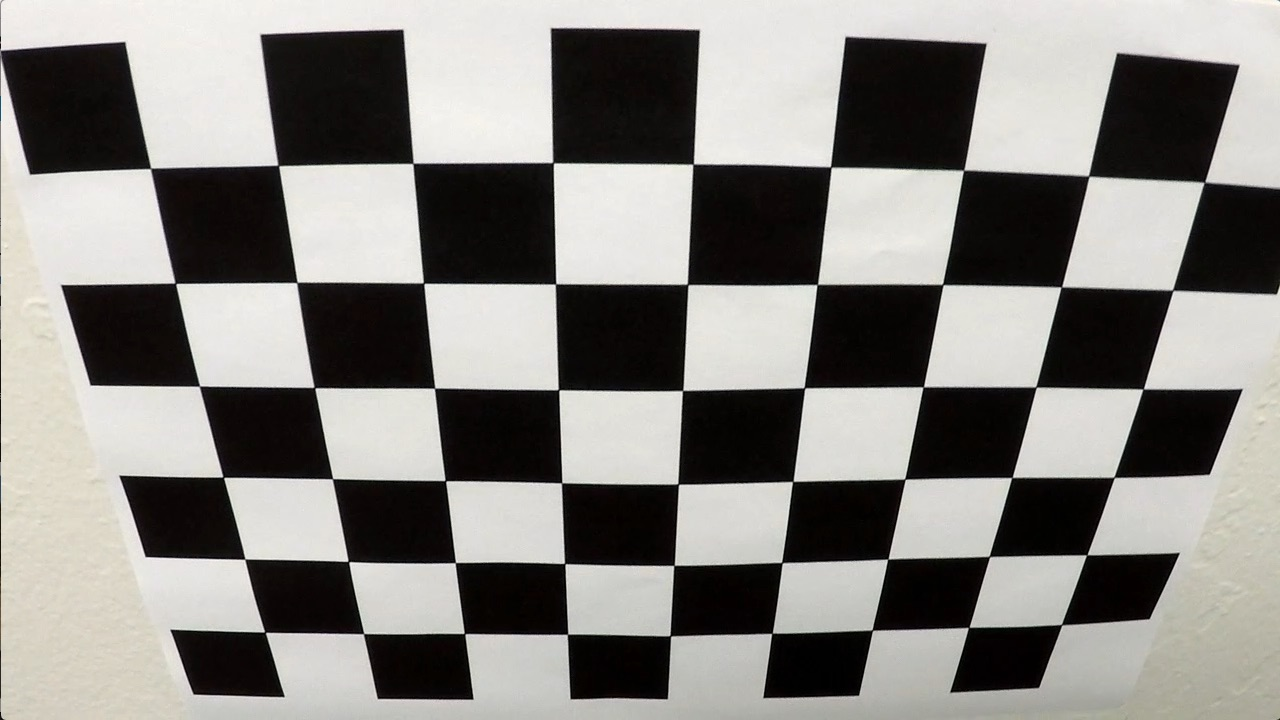
#> input picture camera_cal/calibration2.jpg, 1280 x 720 px; the run also reads 1 picture not shown here
$ jupyter execute --allow-errors project.ipynb   (shell and % lines are left out)   (older library calls are emulated)
#> lines starting #> are read from the running program, lines starting #| are printed output that depends on the picture; after the words box and inside, x2 and y2 are one past the last pixel; in counts of white or black regions, pixels touching at a corner belong together
[cell 1]

import numpy as np
import cv2
import matplotlib.pyplot as plt
import matplotlib.image as mpimg

# Calibration image properties
nx = 9 # number of inside corners in x
ny = 6 # number of inside corners in y

# Show example calibration image
fname = 'camera_cal/calibration2.jpg'
img = mpimg.imread(fname)
#> img is the input picture: shape (720, 1280, 3); mean R, G, B 134.4, 132.4, 128.5
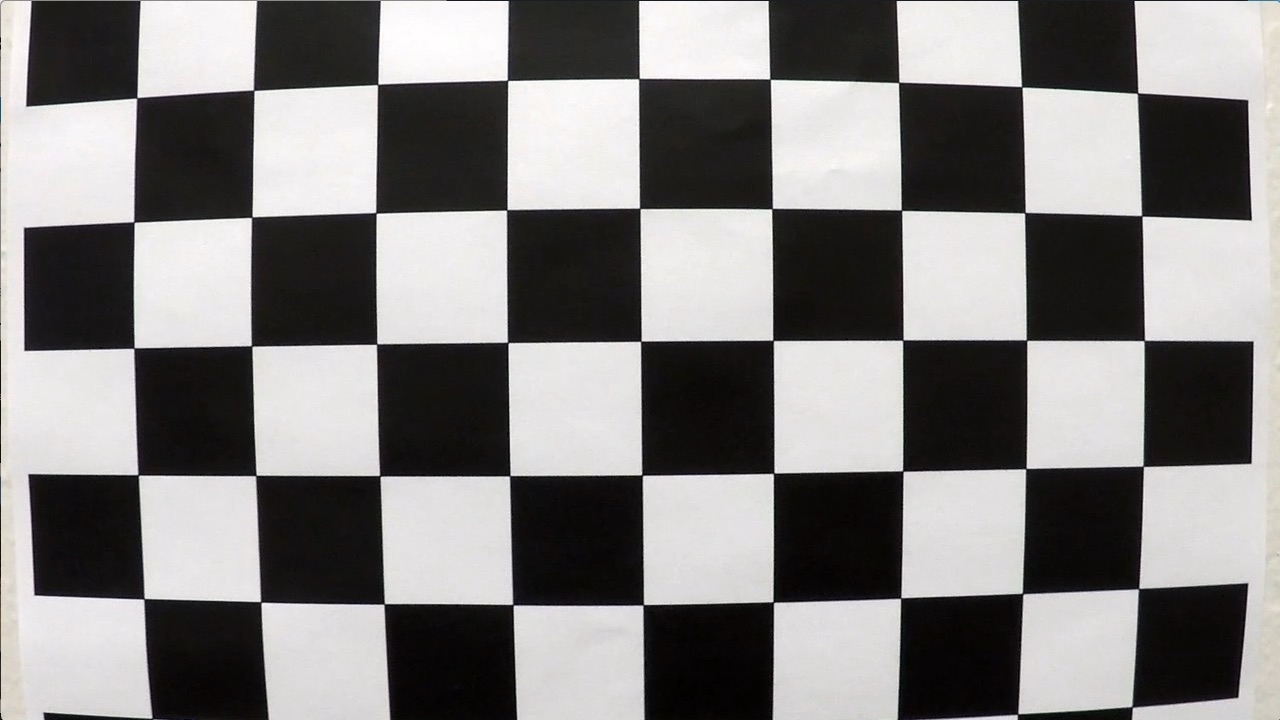
#> input picture camera_cal/calibration1.jpg, 1280 x 720 px
#> further down, img is the input picture: shape (720, 1280, 3); mean R, G, B 130.1, 128.4, 127.8
#> `ret, corners = cv2.findChessboardCorners(gray, (nx, ny), None)`: ret = False; corners = None

plt.imshow(img)

[cell 2]
import glob

# List all calibration images
images = glob.glob('camera_cal/calibration*.jpg')

# Arrays to store object points and image points from all the calibration images
objpoints = [] # 3D points in real world space
imgpoints = [] # 2D points in image plane

# Prepare object points, like (0,0,0), (1,0,0), (2,0,0), ..., (8,5,0)
objp = np.zeros((nx*ny, 3), np.float32)
objp[:,:2] = np.mgrid[0:9,0:6].T.reshape(-1,2) # (x,y) coordinates

#> (the rest of this cell did not finish here and is left out)

[cell 3]
# TODO: Write a function that takes an image, object points, and image points
# performs the camera calibration, image distortion correction and
# returns the undistorted image
def cal_undistort(img, objpoints, imgpoints):

    # Calibrate camera
    ret, mtx, dist, rvecs, tvecs = cv2.calibrateCamera(objpoints, imgpoints, img.shape[0:2], None, None)
#> ret = 0.714; mtx = [[737.2, 0, 466.5], [0, 560.8, 623.9], [0, 0, 1]]; dist = [[-0.0616, -0.0725, -0.053, 0.0274, 0.0478]]; rvecs = ([0.27, -0.164, -0.0427],); tvecs = ([1.24, -6.02, 12.79],)

    # Undistort image
    undist = cv2.undistort(img, mtx, dist, None, mtx)

    return undist

img = mpimg.imread('camera_cal/calibration2.jpg')
undist = cal_undistort(img, objpoints, imgpoints)

plt.figure()
plt.imshow(img)

plt.figure()
plt.imshow(undist)

mpimg.imsave('output_images/undistorted.jpg', undist)

[cell 4]
def warp(img):

    # Four source coordinates
    src = np.float32(
        [[579, 460],
         [704, 460],
         [1020, 660],
         [285, 660]])

    # Four desired coordinates
    dst = np.float32(
        [[280, 200],
         [1000, 200],
         [1000, 700],
         [280, 700]])

    img_size = (img.shape[1], img.shape[0])

    M = cv2.getPerspectiveTransform(src, dst)

    # [6 lines of commented-out code are left out]

    warped = cv2.warpPerspective(img, M, img_size, flags=cv2.INTER_LINEAR)

    #pts = dst.astype(int).reshape(-1,1,2)
    #cv2.polylines(warped, [pts], True, (255,0,0), thickness=3)

    return warped

img = mpimg.imread('test_images/straight_lines1.jpg')
undist = cal_undistort(img, objpoints, imgpoints)
mpimg.imsave('output_images/undistorted_straight_lines1.jpg', undist)

warped = warp(undist)


plt.figure()
plt.imshow(warped)

[cell 5]
# Calculate derivatives from image
def abs_sobel_thresh(img, orient='x', sobel_kernel=3, thresh=(20, 100)):
    # Convert to grayscale
    gray = cv2.cvtColor(img, cv2.COLOR_RGB2GRAY)

    # Calculate sobel in either x or y direction
    if orient == 'x':
        sobel = cv2.Sobel(gray, cv2.CV_64F, 1, 0, ksize=sobel_kernel)
    else:
        sobel = cv2.Sobel(gray, cv2.CV_64F, 0, 1, ksize=sobel_kernel)

    # Take absolute of gradient
    abs_sobel = np.absolute(sobel)

    # scale value from 0 to 255
    scaled_sobel = np.uint8(255 * abs_sobel / np.max(abs_sobel))

    # Create binary image based on thresholds
    binary_output = np.zeros_like(scaled_sobel)
    binary_output[(scaled_sobel >= thresh[0]) & (scaled_sobel <= thresh[1])] = 1
    return binary_output

def mag_thresh(img, sobel_kernel=3, thresh=(0, 255)):
    # Convert to grayscale
    gray = cv2.cvtColor(img, cv2.COLOR_RGB2GRAY)

    # Calculate x and y gradients
    sobelx = cv2.Sobel(gray, cv2.CV_64F, 1, 0, ksize=sobel_kernel)
    sobely = cv2.Sobel(gray, cv2.CV_64F, 0, 1, ksize=sobel_kernel)

    # Calculate magnitude of gradient (scaled between 0 and 255)
    mag_grad = np.sqrt(sobelx**2 + sobely**2)
    scaled_mag_grad = np.uint8(255 * mag_grad / np.max(mag_grad))

    # Create binary image based on thresholds
    binary_output = np.zeros_like(scaled_mag_grad)
    binary_output[(scaled_mag_grad >= thresh[0]) & (scaled_mag_grad <= thresh[1])] = 1
    return binary_output

def dir_thresh(img, sobel_kernel=3, thresh=(0, np.pi/2)):
    # Convert to grayscale
    gray = cv2.cvtColor(img, cv2.COLOR_RGB2GRAY)

    # Calculate x and y gradients
    sobelx = cv2.Sobel(gray, cv2.CV_64F, 1, 0, ksize=sobel_kernel)
    sobely = cv2.Sobel(gray, cv2.CV_64F, 0, 1, ksize=sobel_kernel)

    # Take absolute of gradients
    abs_sobelx = np.absolute(sobelx)
    abs_sobely = np.absolute(sobely)

    # Calculate angle of gradient
    dir_grad = np.arctan2(abs_sobely, abs_sobelx)

    # Create binary image based on thresholds
    binary_output = np.zeros_like(dir_grad)
    binary_output[(dir_grad >= thresh[0]) & (dir_grad <= thresh[1])] = 1
    return binary_output

ksize = 11

img = mpimg.imread('test_images/test3.jpg')
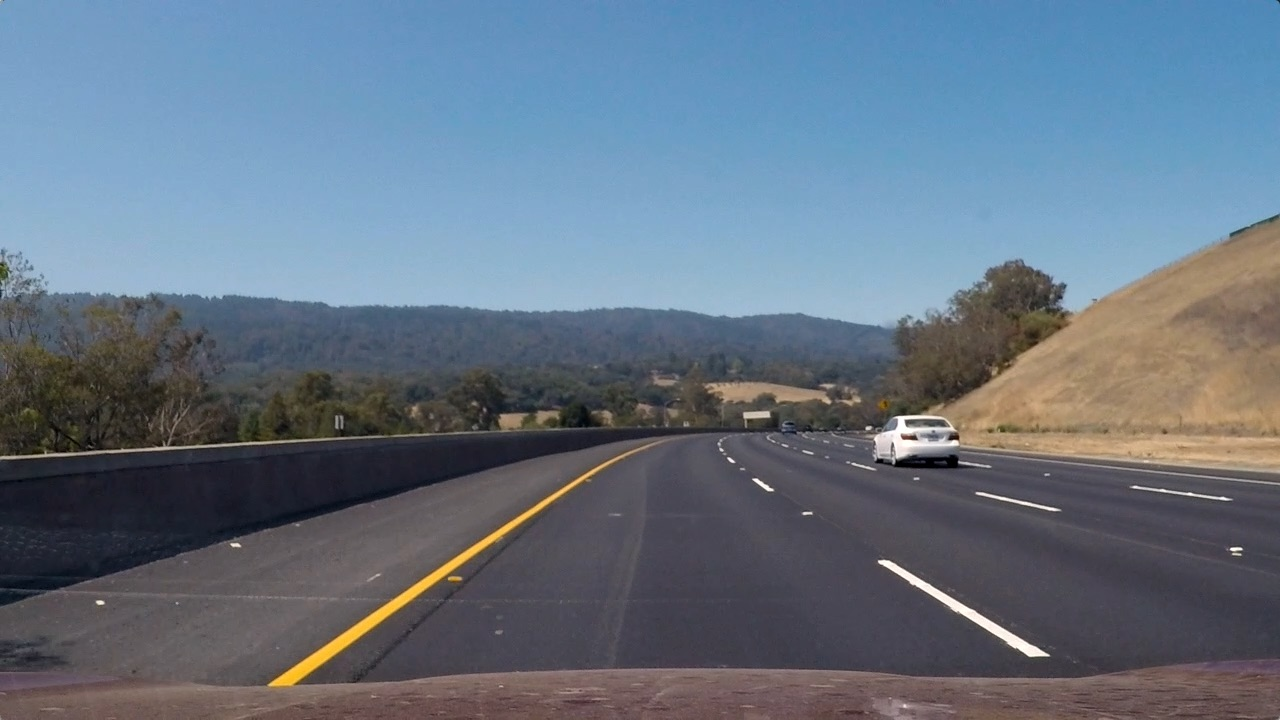
#> input picture test_images/test3.jpg, 1280 x 720 px
#> img is the input picture: shape (720, 1280, 3); mean R, G, B 101.1, 115.3, 130.7
gradx = abs_sobel_thresh(img, orient='x', sobel_kernel=ksize, thresh=(20,100))
#> gradx: shape (720, 1280); values 0 (black) and 1 (white), 3.6% white; 1119 white regions (814 under 20 px), largest, box (x1, y1, x2, y2) and area: (265, 444, 648, 688) 4766, (939, 269, 1075, 411) 1975, (874, 557, 1053, 659) 1500
grady = abs_sobel_thresh(img, orient='y', sobel_kernel=ksize, thresh=(20,100))
#> grady: shape (720, 1280); values 0 (black) and 1 (white), 6.2% white; 869 white regions (619 under 20 px), largest, box (x1, y1, x2, y2) and area: (0, 425, 1210, 692) 13708, (846, 324, 1280, 488) 7914, (2, 276, 935, 332) 6221
mag_binary = mag_thresh(img, sobel_kernel=ksize, thresh=(30,100))
#> mag_binary: shape (720, 1280); values 0 (black) and 1 (white), 4.6% white; 413 white regions (305 under 20 px), largest, box (x1, y1, x2, y2) and area: (845, 257, 1280, 487) 8814, (193, 441, 1128, 689) 6643, (0, 264, 933, 332) 5480
dir_binary = dir_thresh(img, sobel_kernel=ksize, thresh=(0.7,1.3))
#> dir_binary: shape (720, 1280) float64; values 0 (black) and 1 (white), 40% white in thin lines or dots

plt.figure()
plt.imshow(img)

plt.figure()
plt.imshow(gradx, cmap='gray')

plt.figure()
plt.imshow(grady, cmap='gray')

plt.figure()
plt.imshow(mag_binary, cmap='gray')

plt.figure()
plt.imshow(dir_binary, cmap='gray')

combined = np.zeros_like(dir_binary)
combined[((gradx == 1) & (grady == 1)) | ((mag_binary == 1) & (dir_binary == 1))] = 1

plt.figure()
plt.imshow(combined, cmap='gray')

[cell 6]
import numpy as np
import cv2
import matplotlib.pyplot as plt
import matplotlib.image as mpimg

image = mpimg.imread('test_images/test6.jpg')
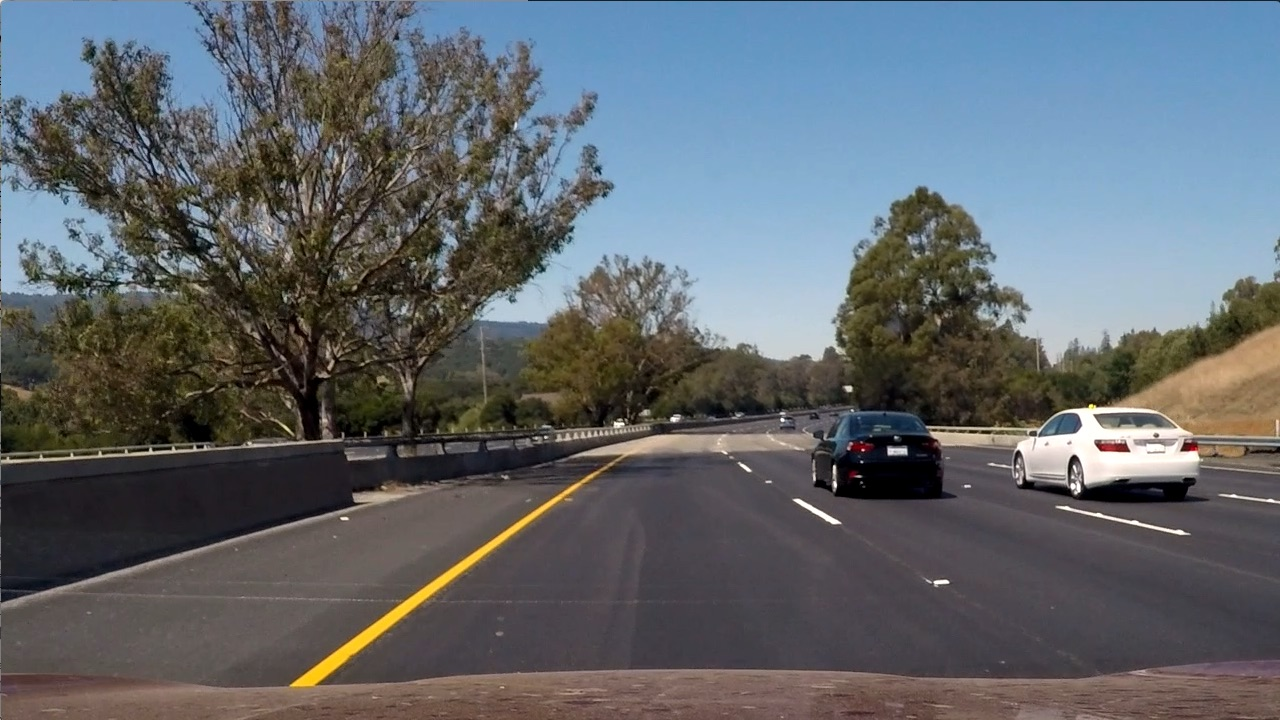
#> input picture test_images/test6.jpg, 1280 x 720 px
#> image is the input picture: shape (720, 1280, 3); mean R, G, B 97, 102.6, 107.9
gray = cv2.cvtColor(image, cv2.COLOR_RGB2GRAY)
hls = cv2.cvtColor(image, cv2.COLOR_RGB2HLS)
#> hls: shape (720, 1280, 3); mean of channels 0, 1, 2 76.7, 102.2, 57.5

R = image[:,:,0]
G = image[:,:,1]
B = image[:,:,2]

H = hls[:,:,0]
L = hls[:,:,1]
S = hls[:,:,2]

# Grayscale theshold
thresh = (180, 255)
binary = np.zeros_like(gray)
binary[(gray > thresh[0]) & (gray <= thresh[1])] = 1

plt.figure()
plt.imshow(binary, cmap='gray')

# Red channel threshold
thresh = (200, 255)
binary = np.zeros_like(R)
binary[(R > thresh[0]) & (R <= thresh[1])] = 1

plt.figure()
plt.imshow(binary, cmap='gray')

# HLS Saturation channel threshold
thresh = (90, 255)
binary = np.zeros_like(S)
binary[(S > thresh[0]) & (S <= thresh[1])] = 1

plt.figure()
plt.imshow(binary, cmap='gray')

# HLS Hue channel threshold
thresh = (15, 100)
binary = np.zeros_like(H)
binary[(H > thresh[0]) & (H <= thresh[1])] = 1

plt.figure()
plt.imshow(binary, cmap='gray')

[cell 7]
def hls_select(img, thresh=(0, 255)):
    # Convert to HLS colour space
    hls = cv2.cvtColor(image, cv2.COLOR_RGB2HLS)

    # Apply threshold to S channel
    S = hls[:,:,2]
    binary_output = np.zeros_like(S)
    binary_output[(S > thresh[0]) & (S <= thresh[1])] = 1

    return binary_output

image = mpimg.imread('test_images/test6.jpg')
hls_binary = hls_select(image, thresh=(90, 255))
#> hls_binary: shape (720, 1280); values 0 (black) and 1 (white), 29.6% white; 1863 white regions (1622 under 20 px), largest, box (x1, y1, x2, y2) and area: (420, 0, 1280, 303) 187403, (9, 260, 370, 452) 15586, (2, 2, 230, 128) 14787

plt.figure()
plt.imshow(hls_binary, cmap='gray')

[cell 8]
# Combine line detection methods
sx_binary = abs_sobel_thresh(image, orient='x', sobel_kernel=3, thresh=(20,100))
#> sx_binary: shape (720, 1280); values 0 (black) and 1 (white), 11.9% white in thin lines or dots
s_binary = hls_select(image, thresh=(170,255))
#> s_binary: shape (720, 1280); values 0 (black) and 1 (white), 2.1% white; 1313 white regions (1218 under 20 px), largest, box (x1, y1, x2, y2) and area: (1035, 401, 1199, 478) 3418, (290, 484, 580, 687) 3277, (835, 453, 941, 499) 1871

# Stack each channel to view their individual contributions in green and blue respectively
# This returns a stack of the two binary images, whose components you can see as different colors
color_binary = 255 * np.dstack(( np.zeros_like(sx_binary), sx_binary, s_binary))

# Combine the two binary thresholds
#> (the rest of this cell did not finish here and is left out)

[cell 9]
image = mpimg.imread('test_images/test5.jpg')
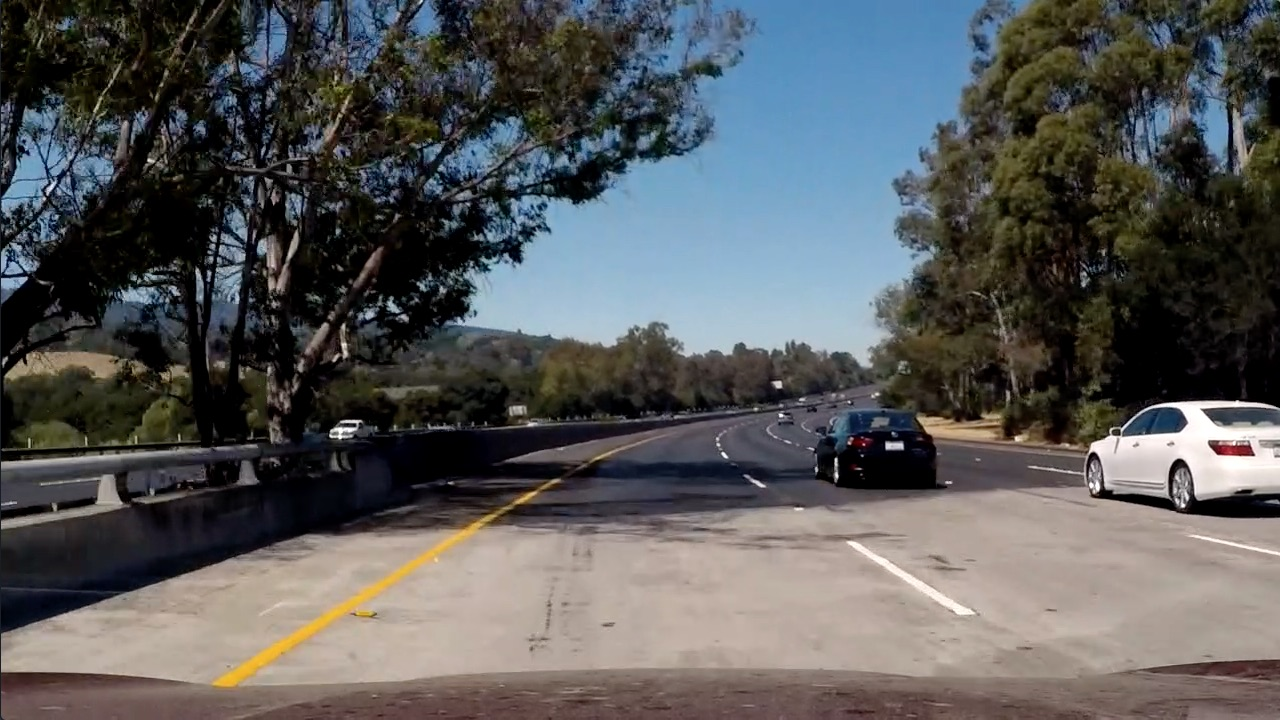
#> input picture test_images/test5.jpg, 1280 x 720 px

# Edit this function to create your own pipeline.
def pipeline(img, s_thresh=(170, 255), sx_thresh=(20, 100)):
    img = np.copy(img)
    # Convert to HSV color space and separate the V channel
    hls = cv2.cvtColor(img, cv2.COLOR_RGB2HLS).astype(np.float)
    l_channel = hls[:,:,1]
    s_channel = hls[:,:,2]
    # Sobel x
    sobelx = cv2.Sobel(l_channel, cv2.CV_64F, 1, 0) # Take the derivative in x
    abs_sobelx = np.absolute(sobelx) # Absolute x derivative to accentuate lines away from horizontal
    scaled_sobel = np.uint8(255*abs_sobelx/np.max(abs_sobelx))

    # Threshold x gradient
    sxbinary = np.zeros_like(scaled_sobel)
    sxbinary[(scaled_sobel >= sx_thresh[0]) & (scaled_sobel <= sx_thresh[1])] = 1

    # Threshold color channel
    s_binary = np.zeros_like(s_channel)
    s_binary[(s_channel >= s_thresh[0]) & (s_channel <= s_thresh[1])] = 1
    # Stack each channel
    # Note color_binary[:, :, 0] is all 0s, effectively an all black image. It might
    # be beneficial to replace this channel with something else.
    color_binary = np.dstack(( np.zeros_like(sxbinary), sxbinary, s_binary))
    return color_binary

result = pipeline(image)

plt.figure()
plt.imshow(image)

plt.figure()
plt.imshow(result)

[cell 10]
# Complete pipeline

# === Load image ===

img = mpimg.imread('test_images/test5.jpg')

plt.figure()
plt.imshow(img)

# === Undistort ===

undist = cal_undistort(img, objpoints, imgpoints)

plt.figure()
plt.imshow(undist)

# === Thresholding ===

# Use sobelx and saturation thresholds
sx_binary = abs_sobel_thresh(undist, orient='x', sobel_kernel=3, thresh=(20,100))
s_binary = hls_select(undist, thresh=(170,255))
